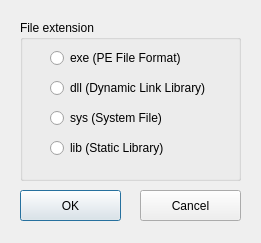
<?xml version="1.0" encoding="UTF-8"?>
<ui version="4.0">
 <class>Open_Option</class>
 <widget class="QDialog" name="Open_Option">
  <property name="geometry">
   <rect>
    <x>0</x>
    <y>0</y>
    <width>261</width>
    <height>243</height>
   </rect>
  </property>
  <property name="sizePolicy">
   <sizepolicy hsizetype="Fixed" vsizetype="Fixed">
    <horstretch>0</horstretch>
    <verstretch>0</verstretch>
   </sizepolicy>
  </property>
  <property name="minimumSize">
   <size>
    <width>261</width>
    <height>243</height>
   </size>
  </property>
  <property name="maximumSize">
   <size>
    <width>261</width>
    <height>243</height>
   </size>
  </property>
  <property name="windowTitle">
   <string>Diskimage Option</string>
  </property>
  <widget class="QGroupBox" name="groupBox">
   <property name="geometry">
    <rect>
     <x>20</x>
     <y>20</y>
     <width>221</width>
     <height>161</height>
    </rect>
   </property>
   <property name="title">
    <string>File extension</string>
   </property>
   <widget class="QRadioButton" name="radioButton_lib">
    <property name="geometry">
     <rect>
      <x>30</x>
      <y>120</y>
      <width>181</width>
      <height>16</height>
     </rect>
    </property>
    <property name="text">
     <string>lib (Static Library)</string>
    </property>
   </widget>
   <widget class="QRadioButton" name="radioButton_exe">
    <property name="geometry">
     <rect>
      <x>30</x>
      <y>30</y>
      <width>181</width>
      <height>16</height>
     </rect>
    </property>
    <property name="text">
     <string>exe (PE File Format)</string>
    </property>
   </widget>
   <widget class="QRadioButton" name="radioButton_dll">
    <property name="geometry">
     <rect>
      <x>30</x>
      <y>60</y>
      <width>181</width>
      <height>16</height>
     </rect>
    </property>
    <property name="text">
     <string>dll (Dynamic Link Library)</string>
    </property>
   </widget>
   <widget class="QRadioButton" name="radioButton_sys">
    <property name="geometry">
     <rect>
      <x>30</x>
      <y>90</y>
      <width>181</width>
      <height>16</height>
     </rect>
    </property>
    <property name="text">
     <string>sys (System File)</string>
    </property>
   </widget>
  </widget>
  <widget class="QPushButton" name="pushButton_OK">
   <property name="geometry">
    <rect>
     <x>20</x>
     <y>190</y>
     <width>101</width>
     <height>31</height>
    </rect>
   </property>
   <property name="text">
    <string>OK</string>
   </property>
  </widget>
  <widget class="QPushButton" name="pushButton_CANCEL">
   <property name="geometry">
    <rect>
     <x>140</x>
     <y>190</y>
     <width>101</width>
     <height>31</height>
    </rect>
   </property>
   <property name="text">
    <string>Cancel</string>
   </property>
  </widget>
 </widget>
 <resources/>
 <connections/>
</ui>
